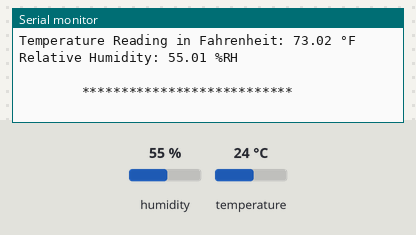
A sketch run on a simulated Arduino Uno, built with avr-gcc and run on an emulated ATmega328P. On the bench: the last lines printed to the serial monitor. Wiring (inferred from the names in the program): HTU21/Si7021 sensor at I2C address 0x40. The inputs (shaded band) are chosen by the test bench; at power-on: humidity 55 %, temperature 24 °C.

Above: at 1.7 s.
1.8 s: humidity set to 22 %
At 2.7 s:
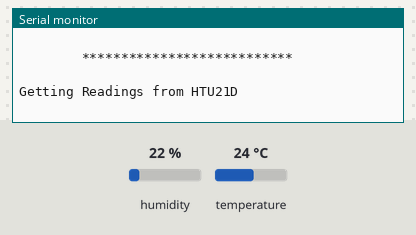
4.1 s: temperature set to 41 °C
At 5.4 s:
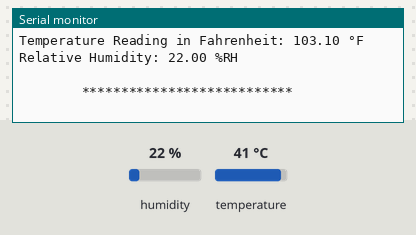
9.6 s: humidity set to 40 %
At 11.1 s:
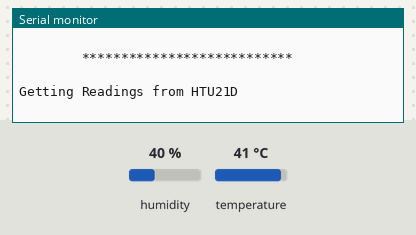
Timing chart, 0 to 12.6 s (numbered marks = the images above; inputs shaded):
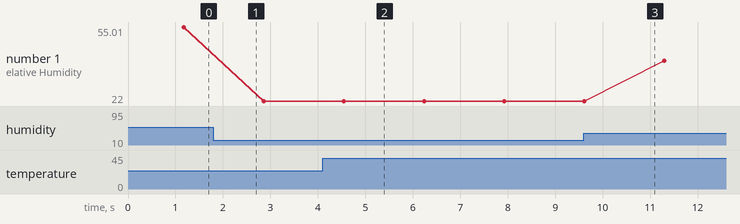

Measured:
- after the input at 4.1 s, the serial monitor: prints a new line after 0.35 s (image 2)
- plotted number 1: 55.01 → 22 after the input at 1.8 s, 22 → 40.01 after the input at 9.6 s

The sketch:

HTU21DExample.ino
```cpp
/**************************************************************************/
/*
        Distributed with a free-will license.
        Use it any way you want, profit or free, provided it fits in the licenses of its associated works.
        HTU21D
        This code is designed to work with the HTU21D_I2CS I2C Mini Module available from www.dcubestore.com.

*/
/**************************************************************************/

#include <Wire.h>
#include <HTU21D.h>

HTU21D htu;

void setup(void)
{
    Serial.begin(9600);

    // The address can be changed making the option of connecting multiple devices
    htu.getAddr_HTU21D(HTU21D_DEFAULT_ADDRESS);   // 0x40

    // The Measurement Resolution, VDD Status, On-Chip Heater Status and Heater Current,
    // The Temperature and Humidity Measurement Modes can be changed via the following functions

    htu.setResolution(RESOLUTION_0);             // RH: 12 bit, Temp: 14 bit
    // htu.setResolution(RESOLUTION_1);          // RH: 8 bit, Temp: 12 bit
    // htu.setResolution(RESOLUTION_2);          // RH: 10 bit, Temp: 13 bit
    // htu.setResolution(RESOLUTION_4);          // RH: 11 bit, Temp: 11 bit

    htu.setVoltage(VOLTAGE_OK);                  // VDD OK
    // htu.setVoltage(VOLTAGE_LOW);              // VDD Low

    htu.setHeaterStatus(HEATER_ENABLE);          // On-chip Heater Enable
    // htu.setHeaterStatus(HEATER_DISABLE);      // On-chip Heater Disable

    htu.setOTPStatus(OTP_DISABLE);               // OTP Reload Disable
    // htu.setOTPStatus(OTP_ENABLE);             // OTP Reload Enable


    htu.setTempMode(TEMP_NO_HOLD);               // Measure Temperature, No Hold Master Mode
    // htu.setTempMode(TEMP_HOLD);               // Measure Temperature, Hold Master Mode

    htu.setHumidityMode(HUMIDITY_NO_HOLD);       // Measure Humidity, No Hold Master Mode
    // htu.setHumidityMode(HUMIDITY_HOLD);       // Measure Humidity, Hold Master Mode

    htu.begin();
    delay(500);
}

void loop(void)
{
    byte error;
    int8_t address;

    address = htu.htu_i2cAddress;
    // The i2c_scanner uses the return value of
    // the Write.endTransmisstion to see if
    // a device did acknowledge to the address.
    Wire.beginTransmission(address);
    error = Wire.endTransmission();
    if (error == 0)
    {
        float cTemp, fTemp, humidity;

        Serial.println("Getting Readings from HTU21D");
        Serial.println(" ");
        // Read and print out the temperature, then convert to C and F scales
        cTemp = htu.Measure_Temperature();
        fTemp = cTemp * 1.8 + 32;

        // Read and print out the Relative Humidity, convert it to %RH
        humidity = htu.Measure_Humidity();

        // Output data to screen
        Serial.print("Temperature Reading in Celsius: ");
        Serial.print(cTemp);
        Serial.println(" °C");
        Serial.print("Temperature Reading in Fahrenheit: ");
        Serial.print(fTemp);
        Serial.println(" °F");
        Serial.print("Relative Humidity: ");
        Serial.print(humidity);
        Serial.println(" %RH");
        Serial.println(" ");
        Serial.println("        ***************************        ");
        Serial.println(" ");
    }
    else
    {
        Serial.println("HTU21D Disconnected!");
        Serial.println(" ");
        Serial.println("        ************        ");
        Serial.println(" ");
    }

    delay(1000);
}
```

HTU21D.cpp
```cpp
/**************************************************************************/
/*
        Distributed with a free-will license.
        Use it any way you want, profit or free, provided it fits in the licenses of its associated works.
        HTU21D
        This code is designed to work with the HTU21D_I2CS I2C Mini Module available from www.dcubestore.com
*/
/**************************************************************************/

#if ARDUINO >= 100
#include "Arduino.h"
#else
#include "WProgram.h"
#endif

#include <Wire.h>

#include "HTU21D.h"

/**************************************************************************/
/*
        Abstract away platform differences in Arduino wire library
*/
/**************************************************************************/
static uint8_t i2cread(void)
{
    #if ARDUINO >= 100
        return Wire.read();
    #else
        return Wire.receive();
    #endif
}

/**************************************************************************/
/*
        Abstract away platform differences in Arduino wire library
*/
/**************************************************************************/
static void i2cwrite(uint8_t x)
{
    #if ARDUINO >= 100
        Wire.write((uint8_t)x);
    #else
        Wire.send(x);
    #endif
}

/**************************************************************************/
/*
        Writes 8-bits to the destination Register
*/
/**************************************************************************/
static void writeRegister8(uint8_t i2cAddress, uint8_t reg)
{
    Wire.beginTransmission(i2cAddress);
    i2cwrite((uint8_t)reg);
    Wire.endTransmission();

}

/**************************************************************************/
/*
        Writes 8-bits to the specified destination Register
*/
/**************************************************************************/
static void writeRegister(uint8_t i2cAddress, uint8_t reg, uint8_t value)
{
    Wire.beginTransmission(i2cAddress);
    i2cwrite((uint8_t)reg);
    i2cwrite((uint8_t)value);
    Wire.endTransmission();
}

/**************************************************************************/
/*
        Reads 16-bits from the specified destination Register
*/
/**************************************************************************/
static uint16_t readRegister(uint8_t i2cAddress)
{
    Wire.beginTransmission(i2cAddress);
    Wire.endTransmission();
    Wire.requestFrom(i2cAddress, (uint8_t)2);
    return (uint16_t)((i2cread() << 8) | i2cread());
}

/**************************************************************************/
/*
        Instantiates a new HTU21D class with appropriate properties
*/
/**************************************************************************/
void HTU21D::getAddr_HTU21D(uint8_t i2cAddress)
{
    htu_i2cAddress = i2cAddress;
    htu_conversionDelay = HTU21D_CONVERSIONDELAY;
}

/**************************************************************************/
/*
        Sets up the Hardware
*/
/**************************************************************************/
bool HTU21D::begin()
{
    Wire.begin();

    // Soft Reset up the Sensor for Temperature and Humidity Measurement
    softReset();
    return true;

}

/**************************************************************************/
/*
        Resets up the Hardware
*/
/**************************************************************************/
void HTU21D::softReset(void)
{
    // Resets the HTU21D with the RESET command
    writeRegister8(htu_i2cAddress, HTU21D_CMD_SOFT_RESET);
}

/**************************************************************************/
/*
        Sets the Temperature Measurement Mode
 */
/**************************************************************************/
void HTU21D::setTempMode(htuTempMode_t tempmode)
{
    htu_tempmode = tempmode;
}

/**************************************************************************/
/*
        Gets the Temperature Measurement Mode
 */
/**************************************************************************/
htuTempMode_t HTU21D::getTempMode()
{
    return htu_tempmode;
}

/**************************************************************************/
/*
        Sets the Humidity Measurement Mode
*/
/**************************************************************************/
void HTU21D::setHumidityMode(htuHumidityMode_t humiditymode)
{
    htu_humiditymode = humiditymode;
}

/**************************************************************************/
/*
        Gets the Humidity Measurement Mode
*/
/**************************************************************************/
htuHumidityMode_t HTU21D::getHumidityMode()
{
    return htu_humiditymode;
}

/**************************************************************************/
/*
        Sets the Measurement Resolution
*/
/**************************************************************************/
void HTU21D::setResolution(htuResolution_t resolution)
{
    htu_resolution = resolution;
}

/**************************************************************************/
/*
        Gets the Measurement Resolution
*/
/**************************************************************************/
htuResolution_t HTU21D::getResolution()
{
    return htu_resolution;
}

/**************************************************************************/
/*
        Sets the VDD Status
*/
/**************************************************************************/
void HTU21D::setVoltage(htuVoltage_t voltage)
{
    htu_voltage = voltage;
}

/**************************************************************************/
/*
        Gets the VDD Status
*/
/**************************************************************************/
htuVoltage_t HTU21D::getVoltage()
{
    return htu_voltage;
}

/**************************************************************************/
/*
        Sets the Heater Status
*/
/**************************************************************************/
void HTU21D::setHeaterStatus(htuHeaterStatus_t heaterstatus)
{
    htu_heaterstatus = heaterstatus;
}

/**************************************************************************/
/*
        Gets the Heater Status
*/
/**************************************************************************/
htuHeaterStatus_t HTU21D::getHeaterStatus()
{
    return htu_heaterstatus;
}

/**************************************************************************/
/*
        Sets the OTP Reload
*/
/**************************************************************************/
void HTU21D::setOTPStatus(htuOTPStatus_t otpstatus)
{
    htu_otpstatus = otpstatus;
}

/**************************************************************************/
/*
        Gets the OTP Reload
*/
/**************************************************************************/
htuOTPStatus_t HTU21D::getOTPStatus()
{
    return htu_otpstatus;
}

/**************************************************************************/
/*
        Reads the Results by Sending Temperature Command
        Reads Latest Temperature Value
        Measuring the 16-bit Temperature Register
*/
/**************************************************************************/
float HTU21D::Measure_Temperature()
{
    // Set Measurement Resolution
    uint8_t tempControl = htu_resolution;

    // Set VDD (Voltage Status)
    tempControl |= htu_voltage;

    // Set On-Chip Heater Status
    tempControl |= htu_heaterstatus;

    // Set OTP Reload
    tempControl |= htu_otpstatus;

    // Sending Command to the User Register 1 for HTU21D
    writeRegister(htu_i2cAddress, HTU21D_CMD_WRITE_USER, tempControl);

    // Wait for the conversion to complete
    delay(htu_conversionDelay);

    // Set the Temperature Measurement Mode
    uint8_t tempMode = htu_tempmode;

    // Sending Command for Temperature Measurement Mode
    uint16_t rawTemperature;
    float temperature;
    writeRegister8(htu_i2cAddress, tempMode);
    delay(htu_conversionDelay);

    // Read the Conversion Results
    // 16-bit unsigned results for the HTU21D
    rawTemperature = readRegister(htu_i2cAddress);
    temperature = (172.72 * rawTemperature)/65536.0 - 46.85;

    return (float)temperature;
}

/**************************************************************************/
/*
        Reads the Results by Sending Humidity Command
        Reads Latest Humidity Value
        Measuring the 16-bit Humidity Register
 */
/**************************************************************************/
float HTU21D::Measure_Humidity()
{
    // Set Measurement Resolution
    uint8_t tempControl = htu_resolution;

    // Set VDD (Voltage Status)
    tempControl |= htu_voltage;

    // Set On-Chip Heater Status
    tempControl |= htu_heaterstatus;

    // Sending command to the User Register 1 for HTU21D
    writeRegister(htu_i2cAddress, HTU21D_CMD_WRITE_USER, tempControl);

    // Wait for the conversion to complete
    delay(htu_conversionDelay);

    // Set the Humidity Measurement Mode
    uint8_t humidityMode = htu_humiditymode;

    // Sending command for Humidity Measurement Mode
    uint16_t rawHumidity;
    float humidity;
    writeRegister8(htu_i2cAddress, humidityMode);
    delay(htu_conversionDelay);

    // Read the conversion results
    // 16-bit unsigned results for the HTU21D
    rawHumidity = readRegister(htu_i2cAddress);
    humidity = (125.0 * rawHumidity)/65536.0 - 6;

    return (float)humidity;
}
```

HTU21D.h
```cpp
/**************************************************************************/
/*
        Distributed with a free-will license.
        Use it any way you want, profit or free, provided it fits in the licenses of its associated works.
        HTU21D
        This code is designed to work with the HTU21D_I2CS I2C Mini Module available from www.dcubestore.com.

*/
/**************************************************************************/

#if ARDUINO >= 100
#include "Arduino.h"
#else
#include "WProgram.h"
#endif

#include <Wire.h>

/**************************************************************************
    I2C ADDRESS/BITS
**************************************************************************/
    #define HTU21D_DEFAULT_ADDRESS           (0x40)

/**************************************************************************
    CONVERSION DELAY (in mS)
**************************************************************************/
    #define HTU21D_CONVERSIONDELAY           (400)

/**************************************************************************
    COMMAND DESCRIPTION
**************************************************************************/
    #define HTU21D_CMD_TEMP_HOLD             (0xE3)
    #define HTU21D_CMD_RH_HOLD               (0xE5)
    #define HTU21D_CMD_TEMP_NO_HOLD          (0xF3)
    #define HTU21D_CMD_RH_NO_HOLD            (0xF5)
    #define HTU21D_CMD_WRITE_USER            (0xE6)
    #define HTU21D_CMD_READ_USER             (0xE7)
    #define HTU21D_CMD_SOFT_RESET            (0xFE)

/**************************************************************************
    USER REGISTER
**************************************************************************/
    #define HTU21D_USER_RES_MASK             (0x81)  // Measurement Resolution
    #define HTU21D_USER_RES_RH12_T14         (0x00)  // RH: 12 bit, Temp: 14 bit
    #define HTU21D_USER_RES_RH8_T12          (0x01)  // RH: 8 bit, Temp: 12 bit
    #define HTU21D_USER_RES_RH10_T13         (0x80)  // RH: 10 bit, Temp: 13 bit
    #define HTU21D_USER_RES_RH11_T11         (0x81)  // RH: 11 bit, Temp: 11 bit

    #define HTU21D_USER_VDDS_MASK            (0x40)  // VDD Status
    #define HTU21D_USER_VDDS_OK              (0x00)  // VDD>2.25V
    #define HTU21D_USER_VDDS_LOW             (0x40)  // VDD<2.25V

    #define HTU21D_USER_HTRE_MASK            (0x02)  // On-Chip Heater Status
    #define HTU21D_USER_HTRE_ENABLE          (0x00)  // On-chip Heater Enable
    #define HTU21D_USER_HTRE_DISABLE         (0x02)  // On-chip Heater Disable

    #define HTU21D_USER_OTP_MASK             (0x01)  // OTP Reload
    #define HTU21D_USER_OTP_ENABLE           (0x00)  // OTP Reload Enable
    #define HTU21D_USER_OTP_DISABLE          (0x01)  // OTP Reload Disable


typedef enum
{
    TEMP_HOLD           = HTU21D_CMD_TEMP_HOLD,
    TEMP_NO_HOLD        = HTU21D_CMD_TEMP_NO_HOLD
} htuTempMode_t;

typedef enum
{
    HUMIDITY_HOLD       = HTU21D_CMD_RH_HOLD,
    HUMIDITY_NO_HOLD    = HTU21D_CMD_RH_NO_HOLD
} htuHumidityMode_t;

typedef enum
{
    RESOLUTION_0        = HTU21D_USER_RES_RH12_T14,
    RESOLUTION_1        = HTU21D_USER_RES_RH8_T12,
    RESOLUTION_2        = HTU21D_USER_RES_RH10_T13,
    RESOLUTION_4        = HTU21D_USER_RES_RH11_T11
} htuResolution_t;

typedef enum
{
    VOLTAGE_OK          = HTU21D_USER_VDDS_OK,
    VOLTAGE_LOW         = HTU21D_USER_VDDS_LOW
} htuVoltage_t;

typedef enum
{
    HEATER_ENABLE       = HTU21D_USER_HTRE_ENABLE,
    HEATER_DISABLE      = HTU21D_USER_HTRE_DISABLE
} htuHeaterStatus_t;

typedef enum
{
    OTP_ENABLE          = HTU21D_USER_OTP_ENABLE,
    OTP_DISABLE         = HTU21D_USER_OTP_DISABLE
} htuOTPStatus_t;


class HTU21D
{
    protected:
        // Instance-specific properties
        uint8_t htu_conversionDelay;
        htuTempMode_t htu_tempmode;
        htuHumidityMode_t htu_humiditymode;
        htuResolution_t htu_resolution;
        htuVoltage_t htu_voltage;
        htuHeaterStatus_t htu_heaterstatus;
        htuOTPStatus_t htu_otpstatus;


    public:
        uint8_t htu_i2cAddress;
        // Initialize HTU21D library with device address
        // Always returns true
        void getAddr_HTU21D(uint8_t i2cAddress);
        bool begin(void);
        float Measure_Temperature(void);
        float Measure_Humidity(void);
        void softReset(void);
        uint8_t CRC8(const uint8_t *data, int len);
        void setTempMode(htuTempMode_t tempmode);
        htuTempMode_t getTempMode(void);
        void setHumidityMode(htuHumidityMode_t tempmode);
        htuHumidityMode_t getHumidityMode(void);
        void setResolution(htuResolution_t resolution);
        htuResolution_t getResolution(void);
        void setVoltage(htuVoltage_t voltage);
        htuVoltage_t getVoltage(void);
        void setHeaterStatus(htuHeaterStatus_t heaterstatus);
        htuHeaterStatus_t getHeaterStatus(void);
        void setOTPStatus(htuOTPStatus_t otpstatus);
        htuOTPStatus_t getOTPStatus(void);

    private:
};
```
